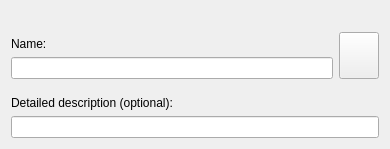
<ui version="4.0" >
 <class>NewTagDialog</class>
 <widget class="QWidget" name="NewTagDialog" >
  <property name="geometry" >
   <rect>
    <x>0</x>
    <y>0</y>
    <width>390</width>
    <height>149</height>
   </rect>
  </property>
  <layout class="QVBoxLayout" >
   <item>
    <widget class="KTitleWidget" native="1" name="m_labelTitle" />
   </item>
   <item>
    <layout class="QHBoxLayout" >
     <item>
      <layout class="QVBoxLayout" >
       <item>
        <spacer>
         <property name="orientation" >
          <enum>Qt::Vertical</enum>
         </property>
         <property name="sizeType" >
          <enum>QSizePolicy::Fixed</enum>
         </property>
         <property name="sizeHint" >
          <size>
           <width>20</width>
           <height>5</height>
          </size>
         </property>
        </spacer>
       </item>
       <item>
        <widget class="QLabel" name="label_2" >
         <property name="text" >
          <string comment="@label Tag name">Name:</string>
         </property>
        </widget>
       </item>
       <item>
        <widget class="KLineEdit" name="m_editTagLabel" />
       </item>
      </layout>
     </item>
     <item>
      <widget class="KIconButton" name="m_buttonTagIcon" >
       <property name="sizePolicy" >
        <sizepolicy vsizetype="Preferred" hsizetype="Preferred" >
         <horstretch>0</horstretch>
         <verstretch>0</verstretch>
        </sizepolicy>
       </property>
       <property name="icon" >
        <iconset/>
       </property>
      </widget>
     </item>
    </layout>
   </item>
   <item>
    <spacer>
     <property name="orientation" >
      <enum>Qt::Vertical</enum>
     </property>
     <property name="sizeType" >
      <enum>QSizePolicy::Fixed</enum>
     </property>
     <property name="sizeHint" >
      <size>
       <width>20</width>
       <height>10</height>
      </size>
     </property>
    </spacer>
   </item>
   <item>
    <widget class="QLabel" name="label" >
     <property name="text" >
      <string comment="@label">Detailed description (optional):</string>
     </property>
    </widget>
   </item>
   <item>
    <widget class="KLineEdit" name="m_editTagComment" />
   </item>
  </layout>
 </widget>
 <customwidgets>
  <customwidget>
   <class>KIconButton</class>
   <extends>QPushButton</extends>
   <header>kicondialog.h</header>
  </customwidget>
  <customwidget>
   <class>KLineEdit</class>
   <extends>QLineEdit</extends>
   <header>klineedit.h</header>
  </customwidget>
  <customwidget>
   <class>KTitleWidget</class>
   <extends>QWidget</extends>
   <header>ktitlewidget.h</header>
  </customwidget>
 </customwidgets>
 <resources/>
 <connections/>
</ui>
